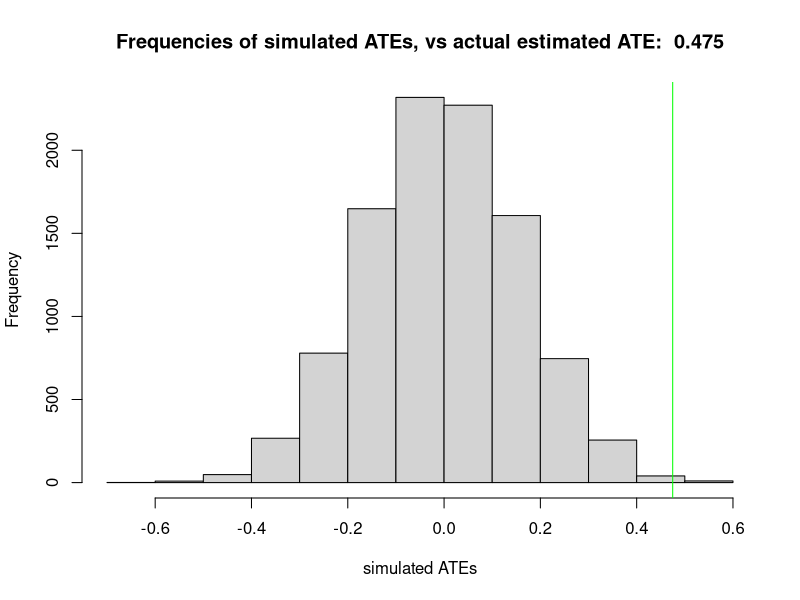
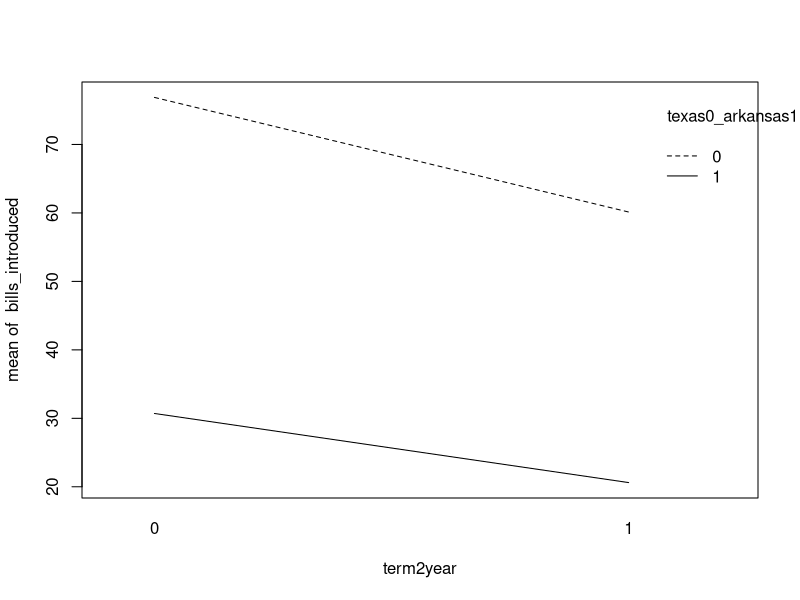
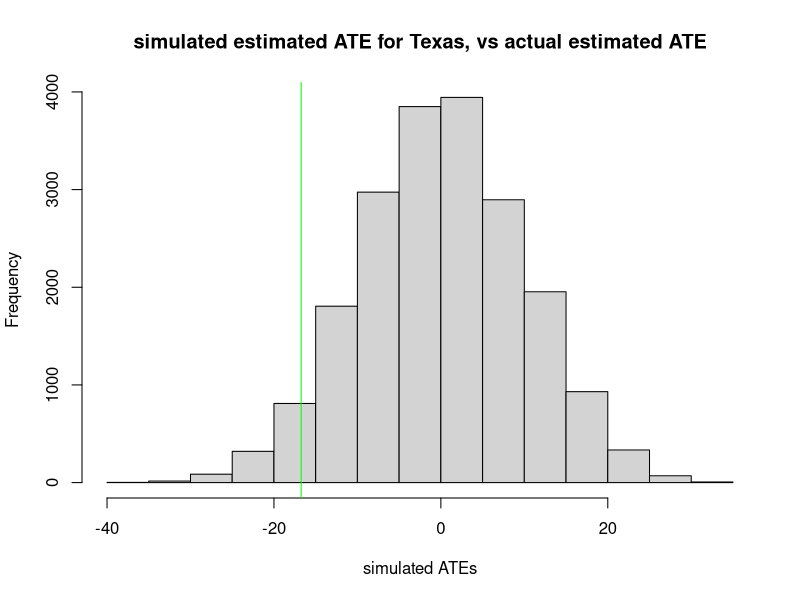
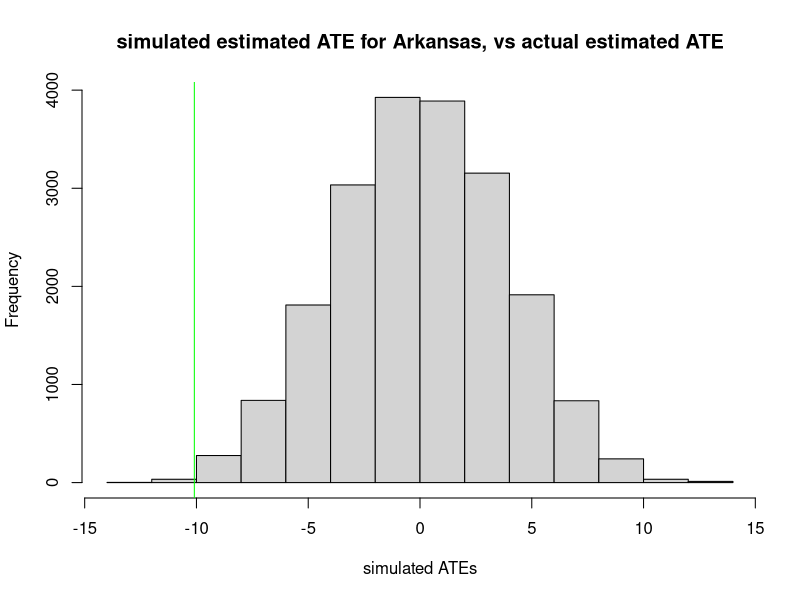
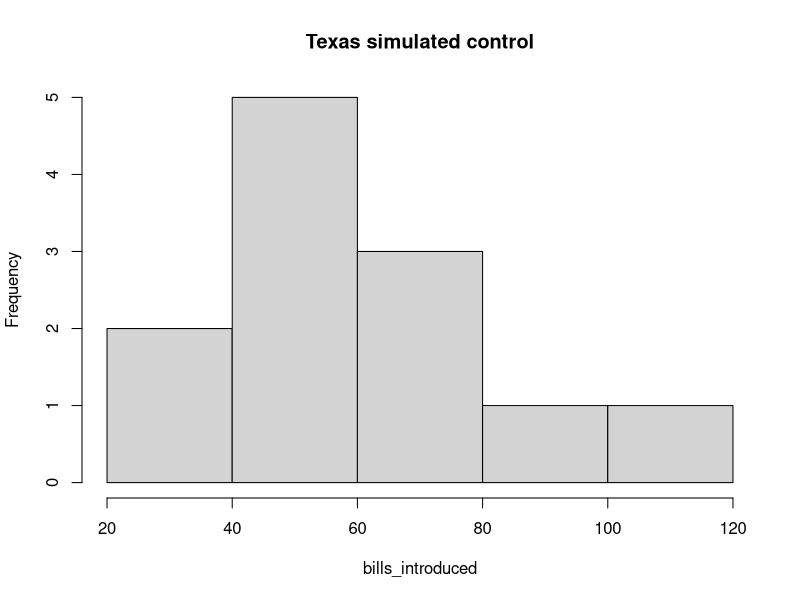
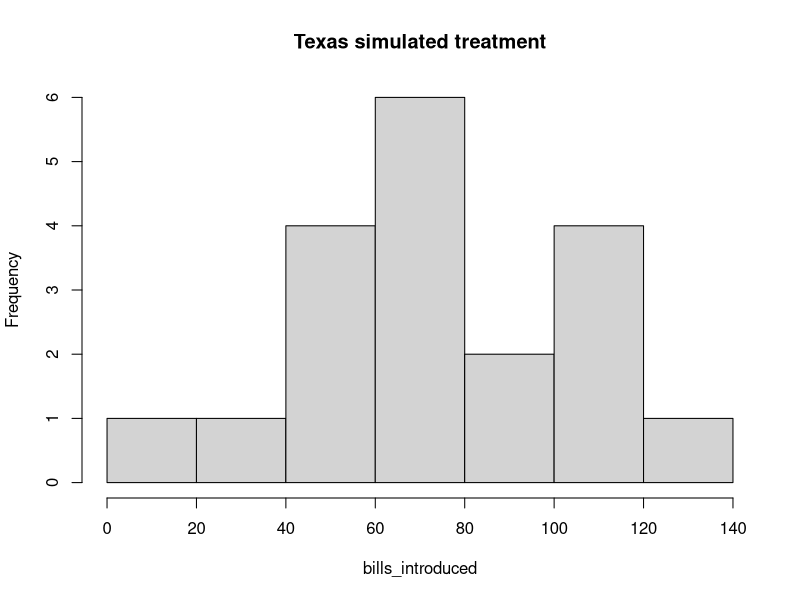
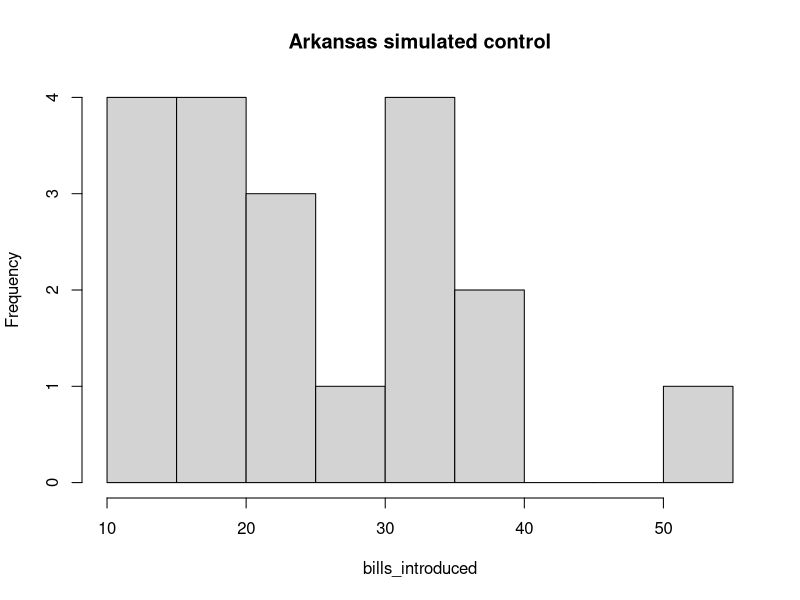
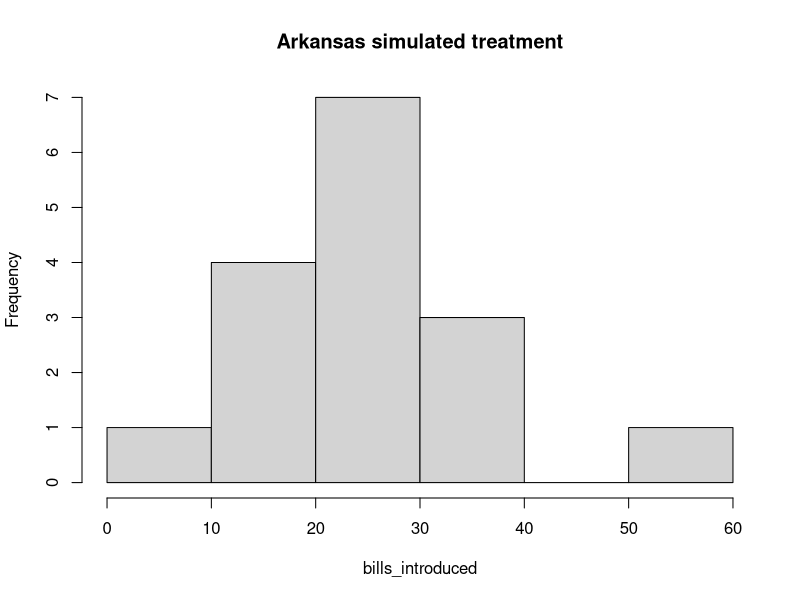

Write the R code that produced these figures, in order.
## ---- chunk 1
library(data.table)
q1 <- {}
q1$d3.6 <- data.table( read.csv("./data/Clingingsmith.2009.csv") )
# head(q1$d3.6)
# summary(q1$d3.6)
# str(q1$d3.6)

# use basic methods to check ATE from the data
# q1$poc <- q1$d3.6[success==0,mean(views)]
# q1$pot <- q1$d3.6[success==1,mean(views)]
# q1$ate <- q1$pot - q1$poc

# use OLS to check ATE from data
q1$m1 <- q1$d3.6[,lm(views ~ success)]
# ATE is a view improvement of roughly 0.475
q1$ate <- q1$m1$coefficients[2]

## ---- chunk 2
# conducting 1 simulated random assignment under the sharp null hypothesis (e.g. matters not if person won visa, their view would not have changed)
# so we flip a fair coin for each person in population, 1 = won visa (treatment), 0 = did not win visa (control)
# ... and we don't change the views, because we are assuming that assignment to win or not win a visa would not have changed it at all

# set.seed(87542)
# q1$d3.6 <- q1$d3.6[, success.q1.a := replicate(nrow(q1$d3.6), rbinom(1,1,0.5))]
# q1$m2 <- q1$d3.6[,lm(views ~ success.q1.a)]
# q1$ate.q1.a <- q1$m2$coefficients[2]


# to conduct 10,000 simulated random assignments under the sharp null hypothesis, just need to create a simulate study function and call it 10,000 times
# then get a distribution of ATEs
set.seed(87542)
q1$sim.study <- function() {
    q1$d3.6 <- q1$d3.6[, success.q1.a := replicate(nrow(q1$d3.6), rbinom(1,1,0.5))]
    q1$m2 <- q1$d3.6[,lm(views ~ success.q1.a)]
    q1$ate.q1.a <- q1$m2$coefficients[2]
    return(q1$ate.q1.a)
}
q1$sim.results <- replicate(10000, q1$sim.study())
hist(q1$sim.results, xlab="simulated ATEs", main=paste("Frequencies of simulated ATEs, vs actual estimated ATE: ",round(q1$ate,3)))
abline(v=q1$ate,col="green")
## ---- chunk 3
data.table(q1$sim.results)[,sim.ate.as.large.as.actual.ate:=(q1$sim.results >= q1$ate)][,.N,by=sim.ate.as.large.as.actual.ate]
## ---- chunk 4
mean(q1$sim.results > q1$ate)
## ---- chunk 5
data.table(q1$sim.results)[,sim.ate.abs.as.large.as.actual.ate:=(abs(q1$sim.results) >= abs(q1$ate))][,.N,by=sim.ate.abs.as.large.as.actual.ate]
## ---- chunk 6
mean(abs(q1$sim.results) > abs(q1$ate))
# or
mean(q1$sim.results > q1$ate) * 2
## ---- chunk 7
library(foreign)
library(data.table)
q2 <- {}
q2$d3.8 <- data.table( read.dta("./data/Titiunik.2010.dta") )
# head(q2$d3.8)
# summary(q2$d3.8)
# str(q2$d3.8)
# hist(q2$d3.8$term2year)
# hist(q2$d3.8$bills_introduced)
# hist(q2$d3.8$texas0_arkansas1)
# q2$d3.8[texas0_arkansas1==0,plot(bills_introduced ~ term2year,main="Texas")]
# q2$d3.8[texas0_arkansas1==1,plot(bills_introduced ~ term2year,main="Arkansas")]
q2$d3.8[,interaction.plot(term2year,texas0_arkansas1,bills_introduced)]
## ---- chunk 8
# use basic methods to estimate the effect on number of bills introduced, by the 2-year term, and the blocking variable texas-vs-arkansas
dcast(
    q2$d3.8[,list(mu=mean(bills_introduced)),by=c("term2year","texas0_arkansas1")] 
    ,texas0_arkansas1 ~ term2year
    ,value.var = "mu"
)

q2$ate.2y.texas.basic <- q2$d3.8[texas0_arkansas1==0 & term2year==1,mean(bills_introduced)] - q2$d3.8[texas0_arkansas1==0 & term2year==0,mean(bills_introduced)]
# -16.74167

q2$ate.2y.arkansas.basic <- q2$d3.8[texas0_arkansas1==1 & term2year==1,mean(bills_introduced)] - q2$d3.8[texas0_arkansas1==1 & term2year==0,mean(bills_introduced)]
# -10.09477


# use OLS regression to estimate the effect on number of bills introduced, by the 2-year term, and the blocking variable texas-vs-arkansas
q2$m1 <- q2$d3.8[texas0_arkansas1==0,lm(bills_introduced ~ term2year)]
(q2$m1)
q2$m2 <- q2$d3.8[texas0_arkansas1==1,lm(bills_introduced ~ term2year)]
(q2$m2)
q2$ate.2y.texas.ols <- q2$m1$coefficients[2] # -16.74167 
q2$ate.2y.arkansas.ols <- q2$m2$coefficients[2] # -10.09477


# use OLS in one model, with interaction variable between the term2year and texas0_arkansas1
q2$m3 <- q2$d3.8[,lm(bills_introduced ~ term2year + texas0_arkansas1 + term2year*texas0_arkansas1)]
(q2$m3)
q2$ate.2y.texas.ols2 <- q2$m3$coefficients[2] # -16.74167 
q2$ate.2y.arkansas.ols2 <- q2$m3$coefficients[2] + q2$m3$coefficients[4] # -10.09477


# use OLS to predict, incorrectly, the overall ATE
q2$m4 <- q2$d3.8[,lm(bills_introduced ~ term2year)]
(q2$m4)
q2$ate.overall.bad.ols <- q2$m4$coefficients[2] # -14.51515 

## ---- chunk 9
# estimate the se for each state, using basic methods
# var0 = variance of control, n0 = number of units in control
# var1 = variance of treatment, n1 = number of units in treatment
q2$se.func <- function(var0, var1, n0, n1) {
    return( sqrt(var0/n0 + var1/n1) )
}


# calcuate the standard error of the estimated ATE, for each state
q2$var0.texas <- var(q2$d3.8[term2year==0 & texas0_arkansas1==0,bills_introduced]) #var0 for texas, 956.25
q2$var1.texas <- var(q2$d3.8[term2year==1 & texas0_arkansas1==0,bills_introduced]) #var1 for texas, 413.6952
q2$var0.arkansas <- var(q2$d3.8[term2year==0 & texas0_arkansas1==1,bills_introduced]) #var0 for arkansas, 148.5956
q2$var1.arkansas <- var(q2$d3.8[term2year==1 & texas0_arkansas1==1,bills_introduced]) #var1 for arkansas, 50.25163
q2$n0.texas <- q2$d3.8[term2year==0 & texas0_arkansas1==0,.N] #n0 for texas, 16
q2$n1.texas <- q2$d3.8[term2year==1 & texas0_arkansas1==0,.N] #n1 for texas, 15
q2$n0.arkansas <- q2$d3.8[term2year==0 & texas0_arkansas1==1,.N] #n0 for arkansas, 17
q2$n1.arkansas <- q2$d3.8[term2year==1 & texas0_arkansas1==1,.N] #n1 for arkansas, 18

q2$se.texas <- q2$se.func(q2$var0.texas, q2$var1.texas, q2$n0.texas, q2$n1.texas) #se for texas block, 9.345871
q2$se.arkansas <- q2$se.func(q2$var0.arkansas, q2$var1.arkansas, q2$n0.arkansas, q2$n1.arkansas)#se for arkansas block, 3.395979





# estimate the se for each state, using libraries
# TBD

## ---- chunk 10
# total ATE is the sum of the ATEs within each block, scaled by the number of units in each block
q2$ate.total = (q2$n.texas/q2$n.all) * q2$ate.2y.texas.basic + (q2$n.arkansas/q2$n.all) * q2$ate.2y.arkansas.basic
(q2$ate.total) # -13.2168
    
## ---- chunk 11
# using results from previous section, calculate the blocked standard error of the estimated ATE
q2$n.texas <- q2$d3.8[texas0_arkansas1==0,.N] #n for texas block, 31
q2$n.arkansas <- q2$d3.8[texas0_arkansas1==1,.N] #n for arkansas block, 35
q2$n.all <- q2$d3.8[,.N] #n for all, 66

q2$se.all <- sqrt( q2$se.texas^2 * (q2$n.texas/q2$n.all)^2 + q2$n.texas^2 * (q2$n.arkansas/q2$n.all)^2 ) #se for overall ATE, 17.01539
(q2$se.all)

## ---- chunk 12
# for a round of randomization inference, we will randomly assign senators to 2-year terms for both texas and arkansas
set.seed(12659)
q2$d3.8 <- q2$d3.8[,term2yearRI:=replicate(nrow(q2$d3.8), rbinom(1,1,0.5))]

# use basic methods to calculate the ATE for each state
q2$ate.texas.ri <- q2$d3.8[texas0_arkansas1==0 & term2yearRI==1,mean(bills_introduced)] - q2$d3.8[texas0_arkansas1==0 & term2yearRI==0,mean(bills_introduced)]
# -19.48246

q2$ate.arkansas.ri <- q2$d3.8[texas0_arkansas1==1 & term2yearRI==1,mean(bills_introduced)] - q2$d3.8[texas0_arkansas1==1 & term2yearRI==0,mean(bills_introduced)]
# -0.7156863


# creates a function to simulate the randomization inference
q2$sim.study <- function() {
    q2$d3.8 <- q2$d3.8[,term2yearRI:=replicate(nrow(q2$d3.8), rbinom(1,1,0.5))]
    q2$m5 <-  q2$d3.8[,lm(bills_introduced ~ term2yearRI + texas0_arkansas1 + term2yearRI*texas0_arkansas1)]
    q2$ate.texas.ri <- q2$m5$coefficients[2]
    q2$ate.arkansas.ri <- q2$m5$coefficients[2] + q2$m5$coefficients[4]
    return(list(q2$ate.texas.ri, q2$ate.arkansas.ri))
}
q2$sim.results <- replicate(10000, q2$sim.study())

# extracts the simulated ATEs for texas and arkansas
q2$ate.texas.sim <- unlist( q2$sim.results[1,1:length(q2$sim.results)/2] )
hist(q2$ate.texas.sim, main="simulated estimated ATE for Texas, vs actual estimated ATE", xlab="simulated ATEs")
abline(v=q2$ate.2y.texas.basic,col="green")

q2$ate.arkansas.sim <- unlist( q2$sim.results[2,1:length(q2$sim.results)/2] )
hist(q2$ate.arkansas.sim, main="simulated estimated ATE for Arkansas, vs actual estimated ATE", xlab="simulated ATEs")
abline(v=q2$ate.2y.arkansas.basic,col="green")


# calculates the implied p-value for each state
mean(q2$ate.texas.sim < q2$ate.2y.texas.basic) #p-value for texas, 0.04470224
mean(q2$ate.arkansas.sim < q2$ate.2y.arkansas.basic) #p-value for arkansas, 0.002100105

# both p-values are < than 0.05, so we can reject the sharp null hypothesis
## ---- chunk 13
q2$d3.8[texas0_arkansas1==0 & term2yearRI==0,hist(bills_introduced,main="Texas simulated control")]
q2$d3.8[texas0_arkansas1==0 & term2yearRI==1,hist(bills_introduced,main="Texas simulated treatment")]
q2$d3.8[texas0_arkansas1==1 & term2yearRI==0,hist(bills_introduced,main="Arkansas simulated control")]
q2$d3.8[texas0_arkansas1==1 & term2yearRI==1,hist(bills_introduced,main="Arkansas simulated treatment")]
## ---- chunk 14
## load data 
library(data.table)
q3 <- {}
q3$d <- data.table( read.csv("./data/ggChapter3.csv") )
# summary(q3$d)
# str(q3$d)
# hist(q3$d$Village)
# hist(q3$d$Y)
# hist(q3$d$D)
# hist(q3$d$Block)
## ---- chunk 15

## ---- chunk 16

## ---- chunk 17

## ---- chunk 18

## ---- chunk 19

## ---- chunk 20
d2 <- read.csv("./data/listData.csv")
head(d2)
## ---- chunk 21

## ---- chunk 22

## ---- chunk 23

## ---- chunk 24

## ---- chunk 25

## ---- chunk 26
